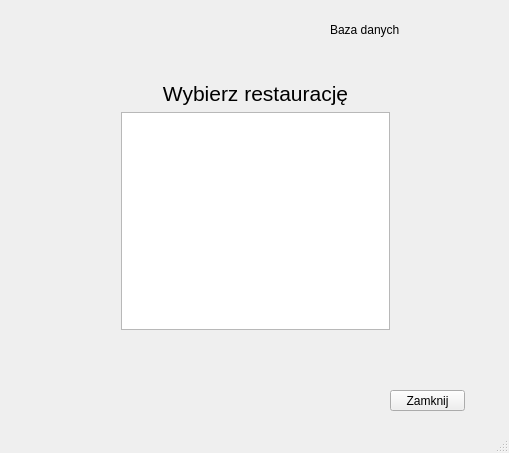
<?xml version="1.0" encoding="UTF-8"?>
<ui version="4.0">
 <class>Glowna</class>
 <widget class="QMainWindow" name="Glowna">
  <property name="geometry">
   <rect>
    <x>0</x>
    <y>0</y>
    <width>509</width>
    <height>453</height>
   </rect>
  </property>
  <property name="windowTitle">
   <string>Glowna</string>
  </property>
  <widget class="QWidget" name="centralWidget">
   <widget class="QStackedWidget" name="stackedWidget">
    <property name="geometry">
     <rect>
      <x>0</x>
      <y>0</y>
      <width>511</width>
      <height>451</height>
     </rect>
    </property>
    <property name="currentIndex">
     <number>0</number>
    </property>
    <widget class="QWidget" name="page">
     <widget class="QLabel" name="label_bazadanych">
      <property name="geometry">
       <rect>
        <x>330</x>
        <y>20</y>
        <width>221</width>
        <height>20</height>
       </rect>
      </property>
      <property name="text">
       <string>Baza danych</string>
      </property>
     </widget>
     <widget class="QPushButton" name="pushButtonClose_wyjdz">
      <property name="geometry">
       <rect>
        <x>390</x>
        <y>390</y>
        <width>75</width>
        <height>21</height>
       </rect>
      </property>
      <property name="text">
       <string>Zamknij</string>
      </property>
     </widget>
     <widget class="QWidget" name="layoutWidget">
      <property name="geometry">
       <rect>
        <x>110</x>
        <y>70</y>
        <width>291</width>
        <height>271</height>
       </rect>
      </property>
      <layout class="QVBoxLayout" name="verticalLayout">
       <item>
        <widget class="QLabel" name="label">
         <property name="font">
          <font>
           <pointsize>16</pointsize>
          </font>
         </property>
         <property name="text">
          <string>Wybierz restaurację</string>
         </property>
         <property name="alignment">
          <set>Qt::AlignCenter</set>
         </property>
        </widget>
       </item>
       <item>
        <widget class="QListWidget" name="listWidget_restauracje"/>
       </item>
      </layout>
     </widget>
    </widget>
    <widget class="QWidget" name="page_2">
     <widget class="QPushButton" name="pushButton">
      <property name="geometry">
       <rect>
        <x>390</x>
        <y>390</y>
        <width>75</width>
        <height>23</height>
       </rect>
      </property>
      <property name="text">
       <string>Wróć</string>
      </property>
     </widget>
     <widget class="QWidget" name="layoutWidget">
      <property name="geometry">
       <rect>
        <x>65</x>
        <y>60</y>
        <width>391</width>
        <height>301</height>
       </rect>
      </property>
      <layout class="QVBoxLayout" name="verticalLayout_2">
       <item>
        <widget class="QLabel" name="label_restauracja">
         <property name="text">
          <string>&lt;html&gt;&lt;head/&gt;&lt;body&gt;&lt;p align=&quot;center&quot;&gt;&lt;span style=&quot; font-size:16pt;&quot;&gt;Restauracja&lt;/span&gt;&lt;/p&gt;&lt;/body&gt;&lt;/html&gt;</string>
         </property>
        </widget>
       </item>
       <item>
        <widget class="QTableView" name="tableView_produkty">
         <property name="selectionBehavior">
          <enum>QAbstractItemView::SelectRows</enum>
         </property>
        </widget>
       </item>
      </layout>
     </widget>
    </widget>
   </widget>
  </widget>
  <widget class="QStatusBar" name="statusBar"/>
 </widget>
 <layoutdefault spacing="6" margin="11"/>
 <resources/>
 <connections/>
 <slots>
  <signal>rejected()</signal>
 </slots>
</ui>
